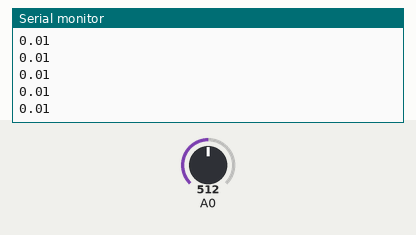
Simulated run of this sketch. Board: Arduino Uno, built with avr-gcc and run on an emulated ATmega328P. Shown: the last lines printed to the serial monitor. The inputs (shaded band) are chosen by the test bench; at power-on: A0 = 512.

Above: at 1.2 s.
1.3 s: A0 set to 716
At 1.56 s:
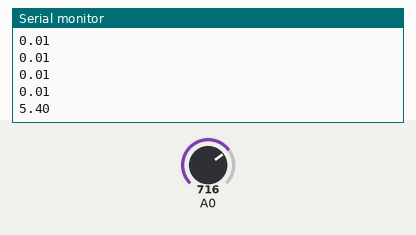
2.8 s: A0 set to 900
At 2.96 s:
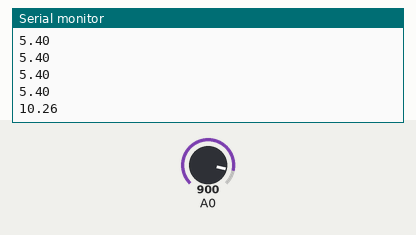
Timing chart, 0 to 5.8 s (numbered marks = the images above; inputs shaded):
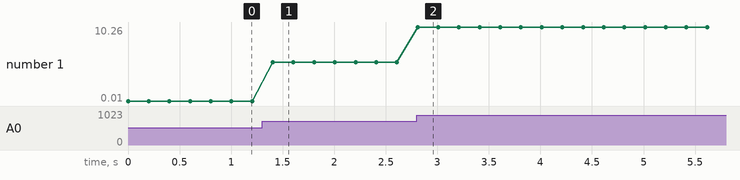

The sketch:

Projeto_135_Monitor_de_Corrente_ACS712.ino
```cpp
// Projeto 135 - Monitor de Corrente ACS712
// Arduino Uno | Arduino Neon Lab

void setup(){ Serial.begin(9600); }
 void loop(){
   int leitura = analogRead(A0);
   float tensao = leitura * 5.0 / 1023.0;
   float corrente = (tensao - 2.5) / 0.185;
   Serial.println(corrente);
   delay(200);
 }
```

Measured:
- after the input at 1.3 s, the serial monitor: prints a new line after 0.10 s (image 1)
- after the input at 2.8 s, the serial monitor: prints a new line at once (image 2)
- plotted number 1: 0.01 → 5.4 after the input at 1.3 s, 5.4 → 10.26 after the input at 2.8 s
